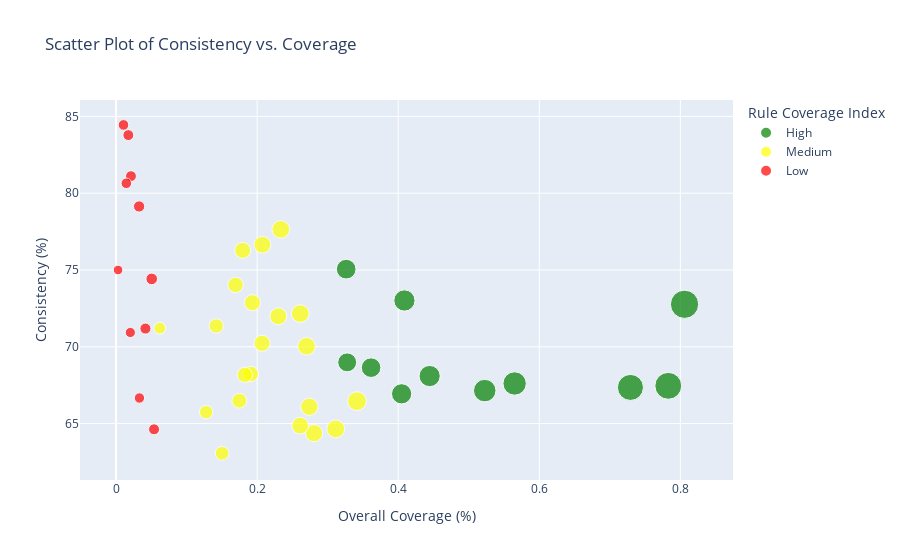

Source (notebook cell):
### Code cell
import plotly.express as px
import pandas as pd

# Assuming 'rule_metrics_df_sorted' is the DataFrame from earlier
fig = px.scatter(
    rule_metrics_df_sorted,
    x='Overall Coverage (%)',
    y='Consistency (%)',
    color='Category',  # Corrected column name
    size='Aggregated Score',
    hover_data=['Rule', 'Overall Coverage (%)', 'Consistency (%)', 'Relative Coverage (%)'],
    color_discrete_map={'High': 'green', 'Medium': 'yellow', 'Low': 'red'},
    title='Scatter Plot of Consistency vs. Coverage'
)

fig.update_layout(
    xaxis_title='Overall Coverage (%)',
    yaxis_title='Consistency (%)',
    legend_title='Rule Coverage Index'
)

fig.show()

### Figure 1 — Plotly figure (JSON) as saved in the notebook; plotly's stock layout.template omitted (floating-point values rounded to 4 significant figures)
{"data": [{"customdata": [["Critical rule 0", 8.85], ["Critical rule 2", 7.969], ["Critical rule 1", 7.412], ["Critical rule 13", 5.765], ["Critical rule 5", 5.296], ["Critical rule 35", 4.505], ["Critical rule 27", 4.569], ["Critical rule 19", 4.089], ["Critical rule 11", 3.695], ["Critical rule 17", 3.745], ["Critical rule 8", 3.411]], "hovertemplate": "Category=High<br>Overall Coverage (%)=%{x}<br>Consistency (%)=%{y}<br>Aggregated Score=%{marker.size}<br>Rule=%{customdata[0]}<br>Relative Coverage (%)=%{customdata[1]}<extra></extra>", "legendgroup": "High", "marker": {"color": "green", "size": [1.992, 1.8, 1.688, 1.359, 1.263, 1.122, 1.12, 1.021, 0.9659, 0.9568, 0.8909], "sizemode": "area", "sizeref": 0.004981, "symbol": "circle"}, "mode": "markers", "name": "High", "orientation": "v", "showlegend": true, "type": "scatter", "x": [0.806, 0.7829, 0.7293, 0.5651, 0.5227, 0.4089, 0.4446, 0.4049, 0.3263, 0.3616, 0.3277], "xaxis": "x", "y": [72.77, 67.46, 67.35, 67.61, 67.15, 73.01, 68.1, 66.94, 75.05, 68.64, 68.99], "yaxis": "y"}, {"customdata": [["Critical rule 3", 3.426], ["Critical rule 4", 3.039], ["Critical rule 14", 2.843], ["Critical rule 26", 2.854], ["Critical rule 18", 2.737], ["Critical rule 16", 2.733], ["Critical rule 12", 2.726], ["Critical rule 33", 2.499], ["Critical rule 24", 2.4], ["Critical rule 10", 2.556], ["Critical rule 7", 2.194], ["Critical rule 34", 2.126], ["Critical rule 40", 2.066], ["Critical rule 20", 1.892], ["Critical rule 22", 1.967], ["Critical rule 21", 1.878], ["Critical rule 6", 1.754], ["Critical rule 28", 1.53], ["Critical rule 42", 1.431], ["Critical rule 15", 1.267], ["Critical rule 29", 0.6674]], "hovertemplate": "Category=Medium<br>Overall Coverage (%)=%{x}<br>Consistency (%)=%{y}<br>Aggregated Score=%{marker.size}<br>Rule=%{customdata[0]}<br>Relative Coverage (%)=%{customdata[1]}<extra></extra>", "legendgroup": "Medium", "marker": {"color": "yellow", "size": [0.8862, 0.8033, 0.7865, 0.7823, 0.7815, 0.7463, 0.7398, 0.7169, 0.7109, 0.7071, 0.6505, 0.6449, 0.6429, 0.6013, 0.599, 0.581, 0.5511, 0.5208, 0.4761, 0.4513, 0.3474], "sizemode": "area", "sizeref": 0.004981, "symbol": "circle"}, "mode": "markers", "name": "Medium", "orientation": "v", "showlegend": true, "type": "scatter", "x": [0.3416, 0.3115, 0.2611, 0.2701, 0.2336, 0.2741, 0.2806, 0.2301, 0.2075, 0.2611, 0.207, 0.1934, 0.1795, 0.1694, 0.191, 0.1826, 0.1748, 0.1421, 0.1503, 0.1277, 0.0621], "xaxis": "x", "y": [66.46, 64.65, 72.16, 70.03, 77.64, 66.09, 64.38, 71.98, 76.64, 64.86, 70.23, 72.87, 76.28, 74.03, 68.23, 68.17, 66.49, 71.36, 63.07, 65.75, 71.21], "yaxis": "y"}, {"customdata": [["Critical rule 38", 0.568], ["Critical rule 9", 0.3905], ["Critical rule 30", 0.4473], ["Critical rule 23", 0.5254], ["Critical rule 41", 0.2201], ["Critical rule 39", 0.2591], ["Critical rule 31", 0.1349], ["Critical rule 32", 0.1775], ["Critical rule 36", 0.3337], ["Critical rule 25", 0.2165], ["Critical rule 37", 0.03195]], "hovertemplate": "Category=Low<br>Overall Coverage (%)=%{x}<br>Consistency (%)=%{y}<br>Aggregated Score=%{marker.size}<br>Rule=%{customdata[0]}<br>Relative Coverage (%)=%{customdata[1]}<extra></extra>", "legendgroup": "Low", "marker": {"color": "red", "size": [0.3371, 0.3157, 0.3032, 0.2992, 0.2955, 0.2953, 0.2804, 0.2775, 0.2669, 0.2562, 0.2314], "sizemode": "area", "sizeref": 0.004981, "symbol": "circle"}, "mode": "markers", "name": "Low", "orientation": "v", "showlegend": true, "type": "scatter", "x": [0.05058, 0.0327, 0.04164, 0.05387, 0.01741, 0.02117, 0.01059, 0.01459, 0.03317, 0.02023, 0.002823], "xaxis": "x", "y": [74.42, 79.14, 71.19, 64.63, 83.78, 81.11, 84.44, 80.65, 66.67, 70.93, 75], "yaxis": "y"}], "layout": {"autosize": true, "legend": {"itemsizing": "constant", "title": {"text": "Rule Coverage Index"}, "tracegroupgap": 0}, "title": {"text": "Scatter Plot of Consistency vs. Coverage"}, "xaxis": {"anchor": "y", "autorange": true, "domain": [0, 1], "range": [-0.04792, 0.8664], "title": {"text": "Overall Coverage (%)"}, "type": "linear"}, "yaxis": {"anchor": "x", "autorange": true, "domain": [0, 1], "range": [60.66, 86.6], "title": {"text": "Consistency (%)"}, "type": "linear"}}}
